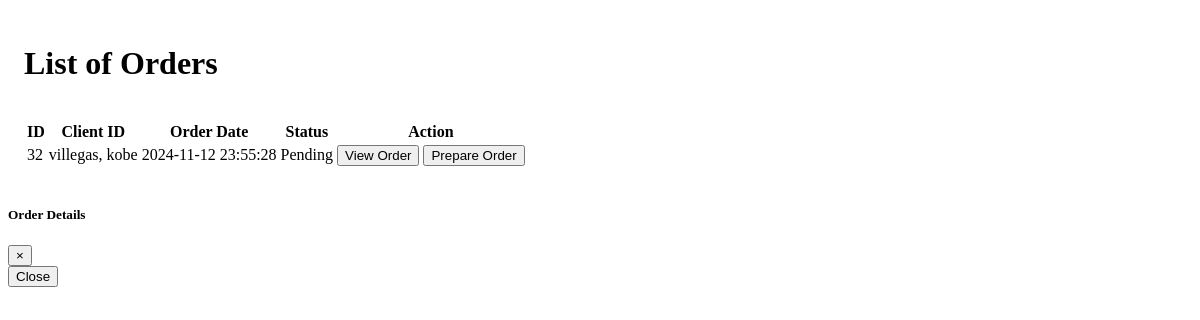
Screenshot of /admin/sales/index.php with the database file from the repository.
### tables this page shows
CREATE TABLE `orders` (
  `id` int(11) NOT NULL,
  `cart` text NOT NULL,
  `client_id` int(11) NOT NULL,
  `address` varchar(255) NOT NULL,
  `contact_1` varchar(255) NOT NULL,
  `contact_2` varchar(255) NOT NULL,
  `map` varchar(255) NOT NULL,
  `nearest_landmark` varchar(255) NOT NULL,
  `price` decimal(10,2) NOT NULL,
  `order_date` datetime DEFAULT current_timestamp(),
  `status` varchar(50) NOT NULL,
  `reference_number` varchar(100) NOT NULL,
  `gcash` longtext NOT NULL,
  `is_reviewed` tinyint(1) NOT NULL DEFAULT 0
);

CREATE TABLE `users` (
  `id` int(11) NOT NULL,
  `firstname` varchar(250) NOT NULL,
  `lastname` varchar(250) NOT NULL,
  `username` text NOT NULL,
  `password` text NOT NULL,
  `avatar` text DEFAULT NULL,
  `last_login` datetime DEFAULT NULL,
  `type` tinyint(1) NOT NULL DEFAULT 0,
  `date_added` datetime NOT NULL DEFAULT current_timestamp(),
  `date_updated` datetime DEFAULT current_timestamp() ON UPDATE current_timestamp(),
  `cart` longtext NOT NULL,
  `verification_code` varchar(255) NOT NULL,
  `is_verify` tinyint(1) NOT NULL,
  `block_number` varchar(255) NOT NULL DEFAULT 'None',
  `street` varchar(255) NOT NULL DEFAULT 'None',
  `barangay` varchar(255) NOT NULL DEFAULT 'None',
  `city` varchar(255) NOT NULL DEFAULT 'None'
);

### admin/sales/index.php (the view, shortened to what this page needs)
<div class="container-fluid">
  <h1>List of Orders</h1>
  <div class="table-responsive">
    <table class="table table-bordered">
      <thead>
        <tr>
          <th>ID</th>
          <th>Client ID</th>
          <th>Order Date</th>
          <th>Status</th>
          <th>Action</th>
        </tr>
      </thead>
      <tbody>
        <?php
          include("../api/connection.php");
          $result = $conn -> query("SELECT * FROM orders");
          if($result -> num_rows > 0){
            while($row = $result -> fetch_assoc()){
              $status_message = "";
              switch($row['status']){
                case 'Pending' :
                  $status_message = "<button onclick='prepareOrder(".$row['id'].")' class='btn btn-sm btn-primary'>Prepare Order</button>";
                  break;
              }
              $clientid = $row['client_id'];
              $getclientname = $conn -> query("SELECT * FROM users WHERE id=$clientid");
              $client = $getclientname -> fetch_assoc();
              echo "
                <tr>
                  <td>".$row['id']."</td>
                  <td>".$client['lastname'].", ".$client['firstname']."</td>
                  <td>".$row['order_date']."</td>
                  <td>".$row['status']."</td>
                  <td>
                    <button onclick='viewOrder(".$row['id'].")' class='btn btn-sm btn-secondary' data-bs-toggle='modal' data-bs-target='#orderDetailModal'>View Order</button>
                    $status_message
                  </td>
                </tr>
              ";
            }
          }
        ?>
      </tbody>
    </table>
  </div>
</div>
<div class="modal fade" id="orderDetailModal" tabindex="-1" aria-labelledby="orderDetailModalLabel" aria-hidden="true">
  <div class="modal-dialog">
    <div class="modal-content">
      <div class="modal-header">
        <h5 class="modal-title" id="orderDetailModalLabel">Order Details</h5>
        <button type="button" class="close" data-dismiss="modal" aria-label="Close">
          <span aria-hidden="true">&times;</span>
        </button>
      </div>
      <div class="modal-footer">
        <button type="button" class="btn btn-secondary" data-dismiss="modal" aria-label="Close">Close</button>
      </div>
    </div>
  </div>
</div>

### admin/sales/index.php (style rules this page uses)
.container-fluid { background-color: #fff; padding: 1rem; display: flex; flex-direction: column; gap: 1rem; }

### rows the page displays
orders: id "32", users.lastname "villegas", users.firstname "kobe", order_date "2024-11-12 23:55:28", status "Pending"
